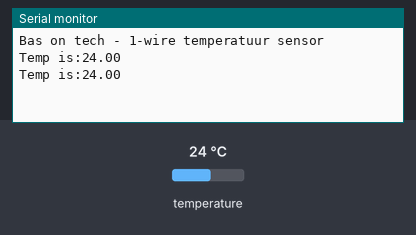
The sketch below on a simulated Arduino Uno, built with avr-gcc and run on an emulated ATmega328P. Shown: the last lines printed to the serial monitor. Inputs (shaded band) come from the test bench; at power-on: temperature 24 °C.

Above: at 3.3 s.
3.4 s: temperature set to 12 °C
At 4.9 s:
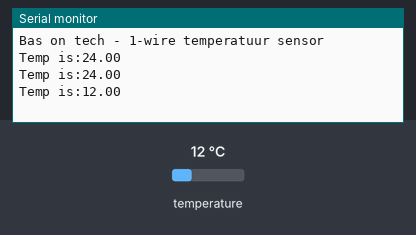
5.9 s: temperature set to 19 °C
At 7.3 s:
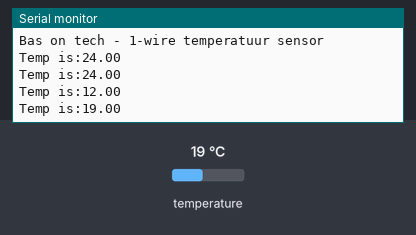
Timing chart, 0 to 8.9 s (numbered marks = the images above; inputs shaded):
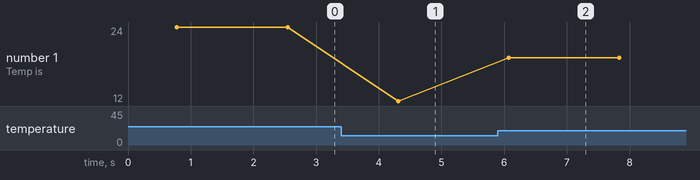

The sketch:

checkTemp.ino
```cpp
#include <OneWire.h>
#include <DallasTemperature.h>

float temp = 0.0;
int oneWireBus = 12;
OneWire oneWire(oneWireBus);
DallasTemperature sensors(&oneWire);

void setup(void) {
  Serial.begin(9600);
  Serial.println("Bas on tech - 1-wire temperatuur sensor");
  sensors.begin();
}

void loop(void) {
  sensors.requestTemperatures();
  temp = sensors.getTempCByIndex(0);
  Serial.print("Temp is:");
  Serial.println(temp);
  delay(1000);
}
```

Measured:
- after the input at 3.4 s, the serial monitor: prints a new line after 0.91 s (image 1)
- after the input at 5.9 s, the serial monitor: prints a new line after 0.17 s (image 2)
- plotted number 1: 24 → 12 after the input at 3.4 s, 12 → 19 after the input at 5.9 s
